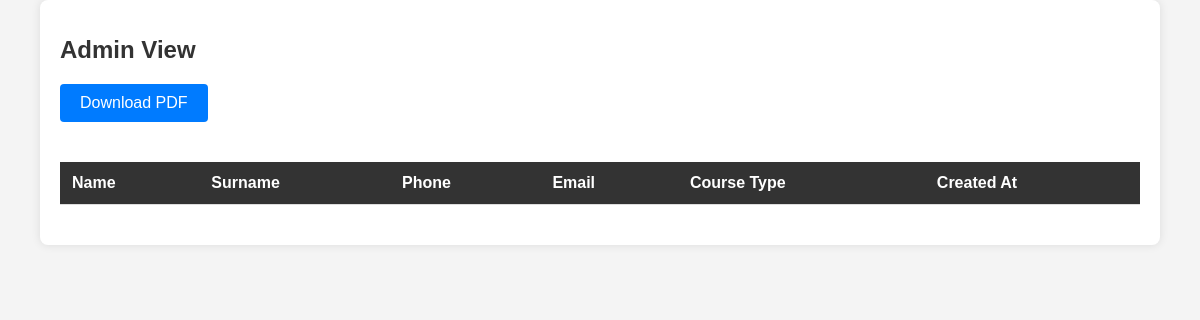
/staff/admin/ (signed in), run on an earlier commit of the app's database.
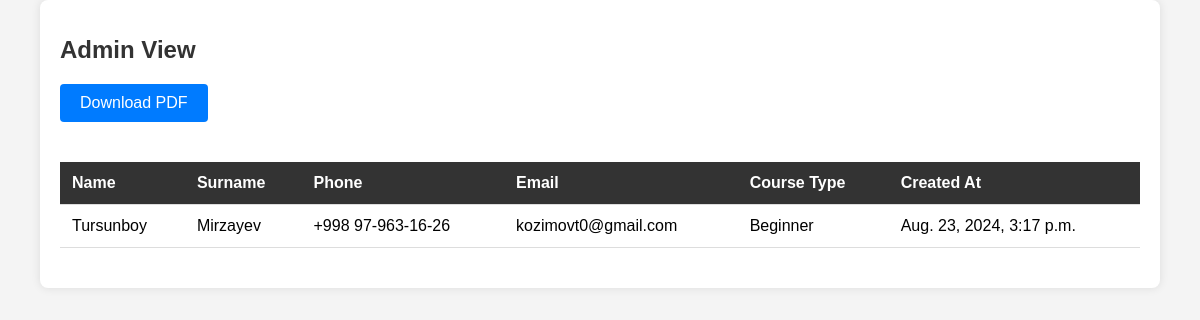
And on a later commit of the database.
### apps/models.py (models this page shows, shortened)
class Contact(models.Model):
    name = models.CharField(max_length=100)
    surname = models.CharField(max_length=100)
    phone = models.CharField(max_length=20)
    email = models.EmailField(
        max_length=254,
        validators=[EmailValidator(message="Enter a valid email address.")]
    )
    course_type = models.ForeignKey(Course, on_delete=CASCADE)
    created_at = models.DateTimeField(auto_now_add=True)

class Course(models.Model):
    name = models.CharField(max_length=255)
    description = models.TextField()
    list_image = models.ImageField(upload_to='courses/')
    detail_image = models.ImageField(upload_to='courses/images/', blank=True, null=True)  # Optional image field
    detail_video = models.FileField(upload_to='courses/videos/', blank=True, null=True)  # Optional video field
    def __str__(self):
        return self.name

### apps/views.py (the view)
# urls.py: path('staff/admin/', AdminView.as_view(), name='admin_view'),
class AdminView(LoginRequiredMixin, ListView):
    model = Contact
    template_name = 'admin_view.html'
    context_object_name = 'contacts'
    login_url = '/login/'  # Optional: Redirect to login page if not authenticated

### templates/admin_view.html (shortened to what this page needs)
<!DOCTYPE html>
<html lang="en">
<head>
</head>
<body>
<div class="container">
    <h1>Admin View</h1>
    <a href="{% url 'download_pdf' %}" class="btn-primary">Download PDF</a>
    <table>
        <thead>
        <tr>
            <th>Name</th>
            <th>Surname</th>
            <th>Phone</th>
            <th>Email</th>
            <th>Course Type</th>
            <th>Created At</th>
        </tr>
        </thead>
        <tbody>
        {% for contact in contacts %}
            <tr>
                <td data-label="Name">{{ contact.name }}</td>
                <td data-label="Surname">{{ contact.surname }}</td>
                <td data-label="Phone">{{ contact.phone }}</td>
                <td data-label="Email">{{ contact.email }}</td>
                <td data-label="Course Type">{{ contact.course_type }}</td>
                <td data-label="Created At">{{ contact.created_at }}</td>
            </tr>
        {% endfor %}
        </tbody>
    </table>
</div>
</body>
</html>

### templates/admin_view.html (style rules this page uses)
body { font-family: Arial, sans-serif; margin: 0; padding: 0; background-color: #f4f4f4; }
.container { width: 90%; max-width: 1200px; margin: auto; padding: 20px; background-color: #fff; border-radius: 8px; box-shadow: 0 0 10px rgba(0, 0, 0, 0.1); }
h1 { font-size: 24px; color: #333; margin-bottom: 20px; }
.btn-primary { display: inline-block; padding: 10px 20px; font-size: 16px; color: #fff; background-color: #007bff; border: none; border-radius: 4px; text-decoration: none; transition: background-color 0.3s; margin-bottom: 20px; }
table { width: 100%; border-collapse: collapse; margin: 20px 0; }
th, td { padding: 12px; text-align: left; border-bottom: 1px solid #ddd; }
th { background-color: #333; color: white; }

What changed in the data, as far as the page shows it:
added Contact: name "Tursunboy", surname "Mirzayev", phone "+998 97-963-16-26", email "kozimovt0@gmail.com", course_type "Beginner", created_at "Aug. 23, 2024, 3:17 p.m."
